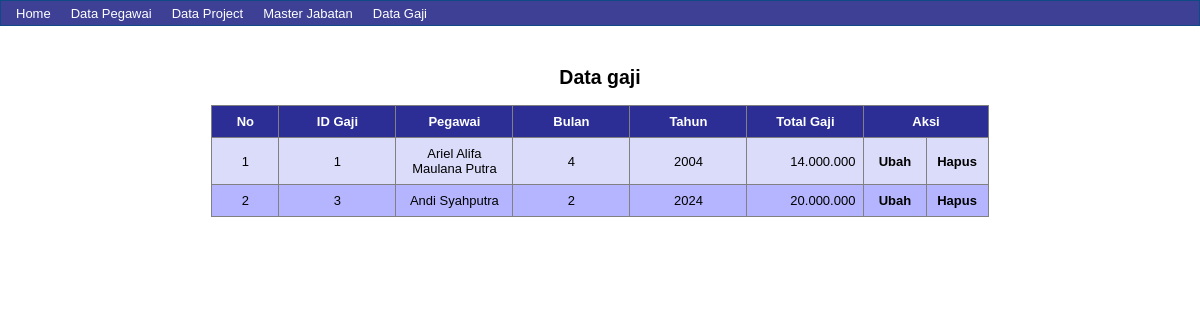
Page /gaji/gaji-tampil.php on the committed database.
### tables this page shows
CREATE TABLE `gaji` (
  `id_gaji` int(10) NOT NULL,
  `id` int(10) NOT NULL,
  `bulan` int(2) NOT NULL,
  `tahun` int(6) NOT NULL,
  `total_gaji` int(20) NOT NULL
);

CREATE TABLE `pegawai` (
  `id` int(10) NOT NULL,
  `nama` varchar(50) DEFAULT NULL,
  `idjab` int(2) DEFAULT NULL,
  `lahir` date NOT NULL,
  `alamat` varchar(100) DEFAULT NULL
);

### gaji/gaji-tampil.php (the view, shortened to what this page needs)
<?php include "../lib/top-page.php"; ?>
<h2> Data gaji</h2>
<table border="1" cellpadding="8">
<tr>
    <th width="50"> No </th>
    <th width="100"> ID Gaji </th>
    <th width="100"> Pegawai </th>
    <th width="100"> Bulan </th>
    <th width="100"> Tahun </th>
    <th width="100"> Total Gaji </th>
    <th colspan="2"> Aksi </th>
</tr>
<?php
$no=1;
$sql = mysqli_query($connect, "SELECT * FROM gaji, pegawai WHERE
gaji.id = pegawai.id  ORDER by id_gaji ASC");
while($data = mysqli_fetch_array($sql)){
?>
<tr>
    <td align="center"> <?php echo $no; ?> </td>
    <td align="center"> <?php echo $data['id_gaji']; ?> </td>
    <td align="center"> <?php echo $data['nama']; ?> </td>
    <td align="center"> <?php echo $data['bulan']; ?> </td>
    <td align="center"> <?php echo $data['tahun']; ?> </td>
    <td align="right"> <?php echo number_format($data['total_gaji'], 0, ",","."); ?> </td>
    <td align="center" class="aksi"> <a href="gaji-ubah.php?id=<?php echo $data['id_gaji']; ?>"> Ubah </a> </td>
    <td align="center" class="aksi"> <a href="?id=<?php echo $data['id_gaji']; ?>"
    onclick="return confirm('Yakin Hapus data?')"> Hapus </a> </td>
</tr>
<?php $no++; } ?>
</table>

### css/style.css (style rules this page uses)
.aksi a { font-weight: bold; }
a:link { color: black; text-decoration: none; }
th { background-color: rgba(2, 4, 117, 0.76); color: white; font-weight: bold; height: 25px; text-align: center; }
h2 { margin-top: 40px; }
table { font: 13px Arial; border-collapse: collapse; border-color: gray; }
table tr:nth-child(even) { background-color: rgb(219, 219, 250); }
table tr:nth-child(odd) { background-color: rgb(181, 181, 255); }
table tr td.aksi { width: 8%; }

### rows in the picture
gaji: id_gaji "1", id.nama "Ariel Alifa Maulana Putra", bulan "4", tahun "2004", total_gaji "14.000.000"
gaji: id_gaji "3", id.nama "Andi Syahputra", bulan "2", tahun "2024", total_gaji "20.000.000"
